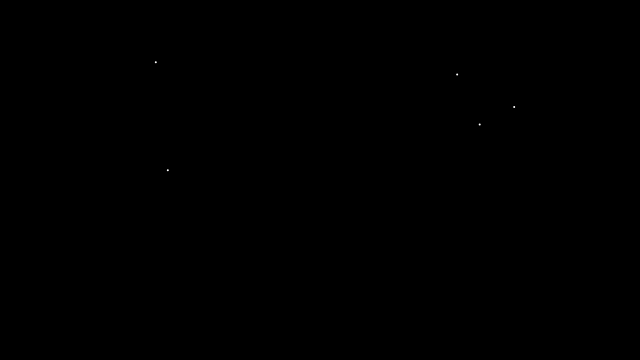
Frame 1 (no input)
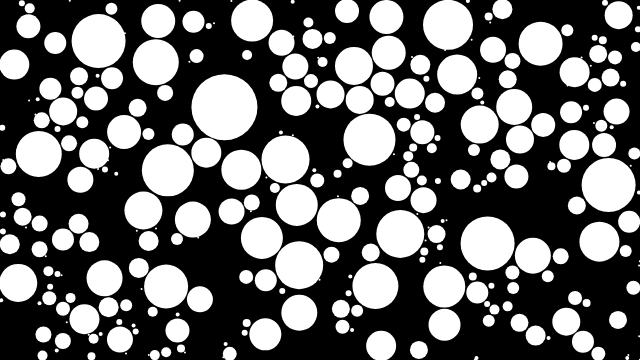
Frame 60 (no input)
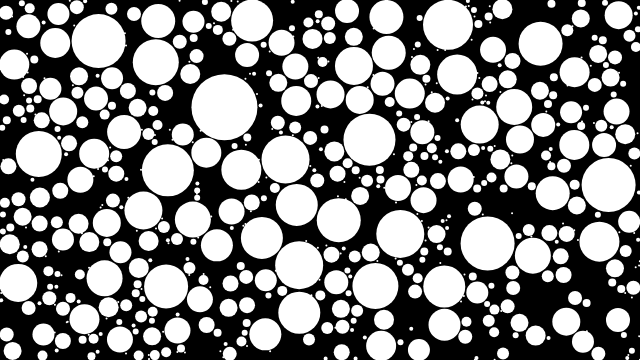
Frame 120 (the mouse pressed at the canvas centre since frame 60)

The p5.js sketch that drew these frames (run headless with seeded random() and noise() and a simulated clock; from frame 60 on, the mouse is pressed at the canvas centre):

// p5.js sketch
// ── sketch.js
// Circle Packing

let circles;

function setup() {
  createCanvas(640, 360);
  circles = [];
}

function draw() {
  background(0);

  let total = 5;
  let count = 0;
  let attempts = 0;

  while (count < total) {
    var newC = newCircle();
    if (newC !== null) {
      circles.push(newC);
      count++;
    }
    attempts++;
    if (attempts > 100) {
      noLoop();
      console.log('finished');
      break;
    }
  }

  for (let i = 0; i < circles.length; i++) {
    let circle = circles[i];

    if (circle.growing) {
      if (circle.edges()) {
        circle.growing = false;
      } else {
        for (var j = 0; j < circles.length; j++) {
          var other = circles[j];
          if (circle !== other) {
            var d = dist(circle.x, circle.y, other.x, other.y);
            var distance = circle.r + other.r;

            if (d - 2 < distance) {
              circle.growing = false;
              break;
            }
          }
        }
      }
    }

    circle.show();
    circle.grow();
  }
}

function newCircle() {
  let x = random(width);
  let y = random(height);
  let valid = true;
  for (let i = 0; i < circles.length; i++) {
    let circle = circles[i];
    let d = dist(x, y, circle.x, circle.y);
    if (d < circle.r) {
      valid = false;
      break;
    }
  }
  if (valid) {
    return new Circle(x, y);
  } else {
    return null;
  }
}

// https://editor.p5js.org/jht1493/sketches/hqgMiQ6HZ

// https://editor.p5js.org/codingtrain/sketches/XNhNJ3OVn
// CC  50 Circle Packing Basic

// Circle Packing
// The Coding Train / Daniel Shiffman
// https://thecodingtrain.com/CodingChallenges/050.1-circlepackinganimated.html
// https://thecodingtrain.com/CodingChallenges/050.2-circlepackingimage.html

// Basic: https://editor.p5js.org/codingtrain/sketches/2_4gyDD_9
// Image (Text): https://editor.p5js.org/codingtrain/sketches/wxGRAd4I-
// Image (Kitten): https://editor.p5js.org/codingtrain/sketches/tRpryH_um


// ── circle.js
// Circle Packing
// The Coding Train / Daniel Shiffman
// https://thecodingtrain.com/CodingChallenges/050.1-circlepackinganimated.html
// https://thecodingtrain.com/CodingChallenges/050.2-circlepackingimage.html

// Basic: https://editor.p5js.org/codingtrain/sketches/2_4gyDD_9
// Image (Text): https://editor.p5js.org/codingtrain/sketches/wxGRAd4I-
// Image (Kitten): https://editor.p5js.org/codingtrain/sketches/tRpryH_um

class Circle {
  constructor(x, y) {
    this.x = x;
    this.y = y;
    this.r = 1;
    this.growing = true;
  }

  grow() {
    if (this.growing) {
      this.r += 1;
    }
  }

  show() {
    fill(255);
    noStroke();
    ellipse(this.x, this.y, this.r * 2, this.r * 2);
  }

  edges() {
    return (
      this.x + this.r >= width ||
      this.x - this.r <= 0 ||
      this.y + this.r >= height ||
      this.y - this.r <= 0
    )
  }
}
